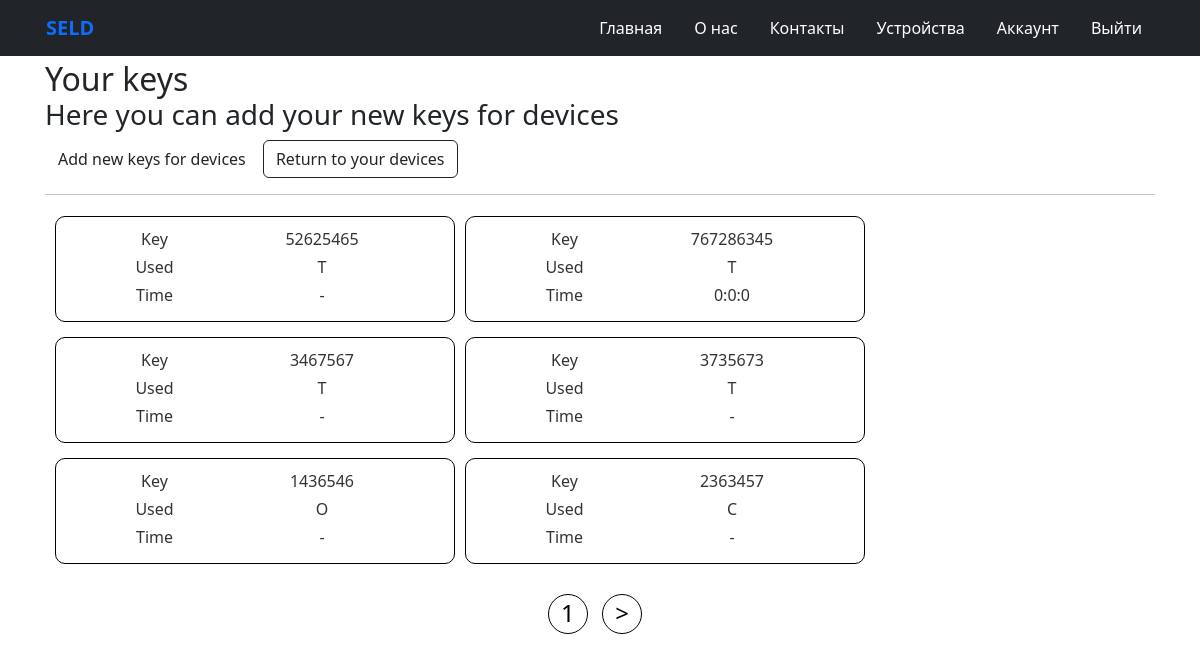
Page /your_device/118/keys/ (signed in) on the committed database.
### app/models.py (models this page shows)
class Keys(models.Model):
    USED_CHOICES = [
        ('C', 'Constant'),
        ('T', 'Temporary'),
        ('O', 'One use')
    ]
    key = models.IntegerField()
    used = models.CharField(max_length=10, choices=USED_CHOICES, default='T')
    time = models.CharField(max_length=10, default='-')
    device = models.ForeignKey(DeviceModel, on_delete=models.CASCADE, null=True)
    objects = models.Manager()

### app/views.py (the view, shortened to what this page needs)
# urls.py: path('your_device/<int:pk>/keys/', views.KeysListView.as_view(), name='keys'),
class KeysListView(ListView, FormMixin):
    model = DeviceModel
    template_name = 'app/keys.html'
    context_object_name = 'data'
    paginate_by = 6
    form_class = AddKeysModel
    extra_context = {'title': 'Your keys'}
    def get_queryset(self):
        return Keys.objects.filter(device_id=self.kwargs['pk'])

### app/forms.py
class AddKeysModel(forms.ModelForm):
    key = forms.CharField(min_length=4, max_length=16, widget=forms.TextInput(attrs={'class': 'form-control', 'placeholder': 'Key'}))
    class Meta:
        model = Keys
        fields = '__all__'
        widgets = {
            'used': forms.Select(attrs={
                'class': 'form-control',
                'placeholder': 'Used'
                }),
            'time': forms.TextInput(attrs={
                'class': 'form-control',
                'placeholder': 'Time'
                }),
            }

### app/templates/app/keys.html (shortened to what this page needs)
{% extends "app/layout.html" %}
{% block safe %}
<h2>{{ title }}</h2>
<h3>Here you can add your new keys for devices</h3>
<div class="form-group">
    <div>
        <input type="submit" value="Add new keys for devices" class="btn btn-default open-popup" />
        <a href="{% url 'devices' %}" class="col-md-offset btn btn-outline-dark">Return to your devices</a>
    </div>
</div>
<hr />
<div class="container dvcs">
    <div class="row row-cols-1 row-cols-md-1 row-cols-lg-3">
        {% for block in data %}
        <div class="block-line">
            <a href="{% url 'delete_key_form' block.device_id block.id %}" class="a-default">
                <div class="row row-cols-2 mb-1">
                    <label class="col-lg-6 control-label text-center">Key</label>
                    <div class="col-lg-4 lining">
                        {{ block.key }}
                    </div>
                </div>
                <div class="row row-cols-2 mb-1">
                    <label class="col-lg-6 control-label text-center">Used</label>
                    <div class="col-lg-4 lining">
                        {{ block.used }}
                    </div>
                </div>
                <div class="row row-cols-2 mb-1">
                    <label class="col-lg-6 control-label text-center">Time</label>
                    <div class="col-lg-4 lining">
                        {{ block.time }}
                    </div>
                </div>
            </a>
        </div>
        {% endfor %}
    </div>
</div>
{% if is_paginated %}
<nav class="list-pages">
    <ul>
        <li class="page-num">
            <a href="?page={{ page_obj.number }}">{{ page_obj.number }}</a>
        </li>
        {% if page_obj.has_next %}
        <li class="page-num">
            <a href="?page={{ page_obj.next_page_number }}">&gt;</a>
        </li>
        {% endif %}
    </ul>
</nav>
{% endif %}
{% endblock %}
{% block scripts %}
{% load static %}
{% endblock %}

### app/static/app/content/site.css (style rules this page uses)
body { padding-top: 50px; padding-bottom: 20px; }
input, select, textarea { max-width: 280px; }

### app/static/app/content/style.css (style rules this page uses)
h2 { margin: 10px 0 0 0; }
.lining { text-align: center; }
.block-line { border-radius: 10px; border: 1px solid black; padding: 10px; width: 50vh; margin: 5px 0 10px 10px; cursor: pointer; color: #333333; background-color: #ffffff; }
.a-default { color: #333333; background-color: #000000; border-color: #cccccc; text-decoration: none; }
.list-pages { text-align: center; margin: 0 0 20px 0; }
.list-pages ul { margin: 20px 0 0 0; padding: 0; list-style: none; }
.list-pages ul li { display: inline-block; margin: 0 10px 0 0; }
.list-pages a { color: #000; font-size: 24px; text-decoration: none; position: relative; }
.list-pages .page-num { display: inline-block; width: 40px; height: 40px; border: 1px solid black; border-radius: 50%; }
.container .dvcs { display: grid; grid-template-rows: repeat(1, 1fr); }

### rows in the picture
Keys: key "52625465", used "T", time "-"
Keys: key "767286345", used "T", time "0:0:0"
Keys: key "3467567", used "T", time "-"
Keys: key "3735673", used "T", time "-"
Keys: key "1436546", used "O", time "-"
Keys: key "2363457", used "C", time "-"

### other values in the picture
{{ title }} "Your keys"
{{ page_obj.number }} "1"
